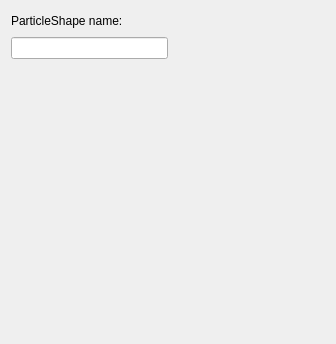
<?xml version="1.0" encoding="UTF-8"?>
<ui version="4.0">
 <class>behaviorCat</class>
 <widget class="QWidget" name="behaviorCat">
  <property name="geometry">
   <rect>
    <x>0</x>
    <y>0</y>
    <width>336</width>
    <height>344</height>
   </rect>
  </property>
  <property name="windowTitle">
   <string>Form</string>
  </property>
  <layout class="QGridLayout" name="gridLayout">
   <item row="0" column="0">
    <widget class="QLabel" name="particleNameLabel">
     <property name="text">
      <string>ParticleShape name:</string>
     </property>
    </widget>
   </item>
   <item row="1" column="0">
    <widget class="QLineEdit" name="particleName"/>
   </item>
   <item row="0" column="1">
    <spacer name="horizontalSpacer">
     <property name="orientation">
      <enum>Qt::Horizontal</enum>
     </property>
     <property name="sizeHint" stdset="0">
      <size>
       <width>40</width>
       <height>20</height>
      </size>
     </property>
    </spacer>
   </item>
   <item row="2" column="0">
    <spacer name="verticalSpacer">
     <property name="orientation">
      <enum>Qt::Vertical</enum>
     </property>
     <property name="sizeHint" stdset="0">
      <size>
       <width>20</width>
       <height>40</height>
      </size>
     </property>
    </spacer>
   </item>
  </layout>
 </widget>
 <resources/>
 <connections/>
</ui>
